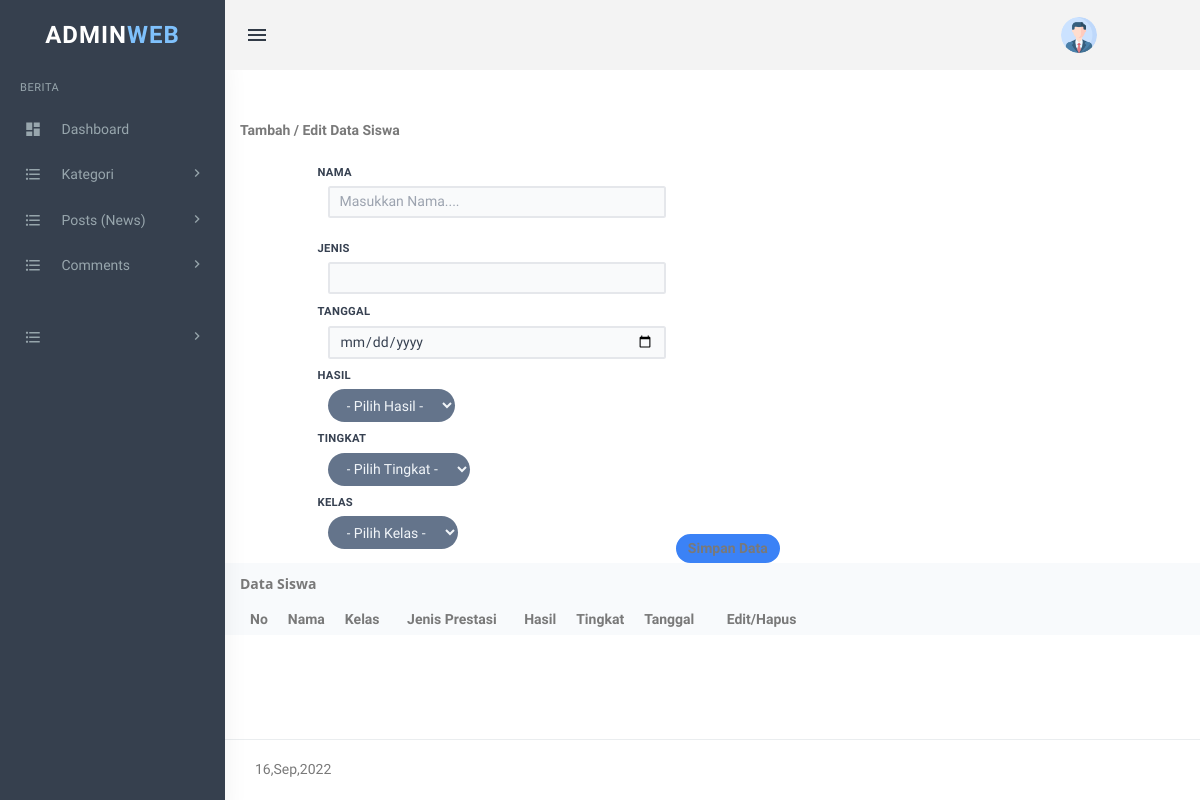
Before: /assets/admin/prestasi (signed in) with the older database file.
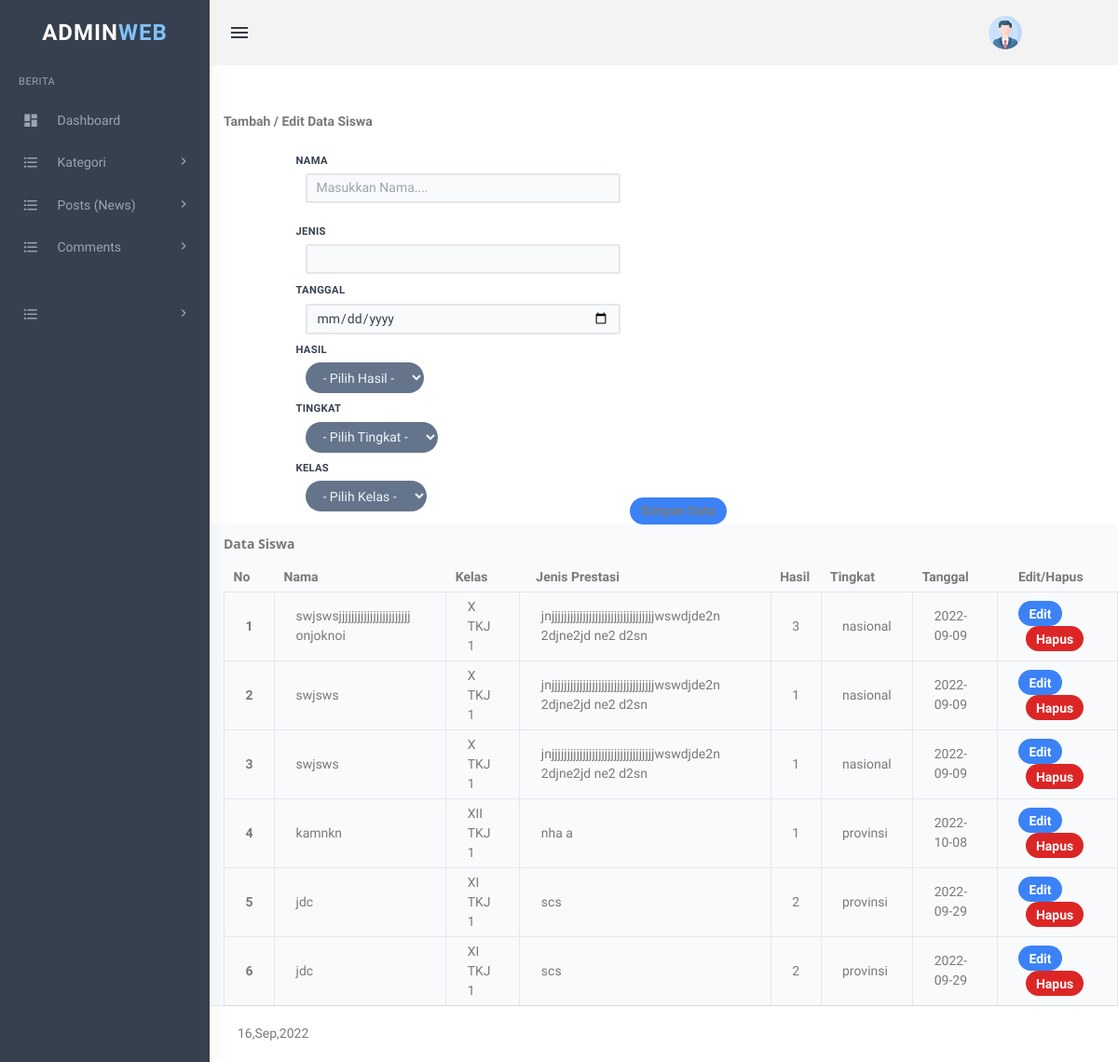
After: the same page with the newer database file.
### tables this page shows
CREATE TABLE `prestasi` (
  `id` int(30) NOT NULL,
  `nama` varchar(255) NOT NULL,
  `kelas` enum('X TKJ 1','X TKJ 2','XI TKJ 1','XI TKJ 2','XII TKJ 1','XII TKJ 2') NOT NULL,
  `tingkat` enum('nasional','provinsi','kabupaten') NOT NULL,
  `jenis` varchar(255) NOT NULL,
  `tgl` date NOT NULL,
  `hasil` enum('1','2','3') NOT NULL
);

### assets/admin/prestasi.php (the view, shortened to what this page needs)
<?php
$host       = "localhost";
$user       = "root";
$pass       = "";
$db         = "tkj";
$koneksi    = mysqli_connect($host, $user, $pass, $db);
$tgl        = "";
$jenis        = "";
$nama      = "";
?>
<!DOCTYPE html>
<html lang="en">
    <head>
        <link href="assets/css/bootstrap.min.css" rel="stylesheet" type="text/css" />
    <script src="https://cdn.tailwindcss.com"></script>
    <link href="assets/css/bootstrap.min.css" rel="stylesheet" type="text/css" />
        <link href="assets/css/core.css" rel="stylesheet" type="text/css" />
        <link href="assets/css/components.css" rel="stylesheet" type="text/css" />
        <link href="assets/css/icons.css" rel="stylesheet" type="text/css" />
        <link href="assets/css/menu.css" rel="stylesheet" type="text/css" />
    </head>
    <body class="fixed-left">
        <div id="wrapper">
           <?php include('includes/topheader.php');?>
             <?php include('includes/leftsidebar.php');?>
            <div class="">
        <div class="pl-96 mt-48 ">
            <div class="font-bold" id="te">
                Tambah / Edit Data Siswa
            </div>
            <div class="content-center ml-28">
                <form action="" method="POST">
                    <div class="w-full md:w-1/2 px-3 py-9">
                            <div class="">
                            <label for="nama" class="block uppercase tracking-wide text-gray-700 text-lg font-bold mb-2">Nama</label>
                            </div>
                            <div class="col-sm-10">
                            <input type="text" class="bg-gray-50 appearance-none border-2 border-gray-200 rounded w-full py-2 px-4 text-gray-700 leading-tight focus:outline-none focus:bg-white focus:border-red-500 hover:placeholder:text-slate-500"  id="nama" name="nama" placeholder="Masukkan Nama...." value="<?php echo $nama ?>">
                            </div>
                    </div>
                    <br>
                    <div class="w-full md:w-1/2 px-3 py-4">
                        <div>
                        <label for="jenis" class="block uppercase tracking-wide text-gray-700 text-lg font-bold mb-2">Jenis</label>
                        </div>
                        <div class="col-sm-10">
                            <input type="text" class="bg-gray-50 appearance-none border-2 border-gray-200 rounded w-full py-2 px-4 text-gray-700 leading-tight focus:outline-none focus:bg-white focus:border-red-500" id="jenis" name="jenis" value="<?php echo $jenis ?>">
                        </div>
                    </div>
                    <br>
                    <div class="w-full md:w-1/2 px-3 py-4">
                        <div>
                        <label for="tgl" class="block uppercase tracking-wide text-gray-700 text-lg font-bold mb-2">Tanggal</label>
                        </div>
                        <div class="col-sm-10">
                            <input type="date" class="bg-gray-50 appearance-none border-2 border-gray-200 rounded w-full py-2 px-4 text-gray-700 leading-tight focus:outline-none focus:bg-white focus:border-red-500" id="tgl" name="tgl" value="<?php echo $tgl ?>">
                        </div>
                    </div>
                    <br>
                    <div class="w-full md:w-1/2 px-3 py-4">
                        <label for="hasil" class="block uppercase tracking-wide text-gray-700 text-lg font-bold mb-2">Hasil</label>
                        <div class="col-sm-10">
                            <select class="bg-slate-500 text-slate-100 py-3 px-6 rounded-full" name="hasil" id="hasil">
                                <option class="bg-black" value="">- Pilih Hasil -</option>
                            </select>
                        </div>
                    </div>
                    <br>
                    <div class="w-full md:w-1/2 px-3 py-4">
                        <label for="tingkat" class="block uppercase tracking-wide text-gray-700 text-lg font-bold mb-2">Tingkat</label>
                        <div class="col-sm-10">
                            <select class="bg-slate-500 text-slate-100 py-3 px-6 rounded-full" name="tingkat" id="tingkat">
                                <option class="bg-black" value="">- Pilih Tingkat -</option>
                            </select>
                        </div>
                    </div>
                    <br>
                    <div class="w-full md:w-1/2 px-3 py-4">
                        <label for="kelas" class="block uppercase tracking-wide text-gray-700 text-lg font-bold mb-2">Kelas</label>
                        <div class="col-sm-10">
                            <select class="bg-slate-500 text-slate-100 py-3 px-6 rounded-full" name="kelas" id="kelas">
                                <option class="bg-black" value="">- Pilih Kelas -</option>
                            </select>
                        </div>
                    </div>
                    <div class="col-12">
                        <input type="submit" name="simpan" value="Simpan Data" class="btn btn-blue mt-3 bg-blue-500 hover:bg-white  font-bold py-1 px-4 left-5 rounded-full hover:text-blue-700 cursor-pointer hover:border-2 border-blue-500 border-2 hover:border-blue-600" />
                    </div>
                </form>
            </div>
        </div>
        <div class="my-auto pl-96 block bg-slate-50">
            <div class="card font-sans font-bold py-4">
                Data Siswa
            </div>
            <div class="card-body ">
                <table class="table-fixed">
                    <thead>
                        <tr >
                            <th class="px-4 py-2">No</th>
                            <th class="px-4 py-2">Nama</th>
                            <th class="px-4 py-2">Kelas</th>
                            <th class=" py-2 px-7">Jenis Prestasi</th>
                            <th class="px-4 py-2">Hasil</th>
                            <th class="px-4 py-2">Tingkat</th>
                            <th class="px-4 py-2">Tanggal</th>
                            <th class="px-9 py-2">Edit/Hapus</th>
                        </tr>
                    </thead>
                    <tbody>
                    <?php
                        $sql2   = "SELECT * from prestasi order by id desc";
                        $q2     = mysqli_query($koneksi, $sql2);
                        $urut   = 1;
                        while ($r2 = mysqli_fetch_array($q2)) {
                            $id         = $r2['id'];
                            $hasil        = $r2['hasil'];
                            $nama       = $r2['nama'];
                            $tingkat       = $r2['tingkat'];
                            $jenis       = $r2['jenis'];
                            $tgl       = $r2['tgl'];
                            $kelas   = $r2['kelas'];
                        ?>
                            <tr class="">
                                <th class="border px-9 py-2"><?php echo $urut++ ?></th>
                                <td class="border px-9 py-2"><?php echo $nama ?></td>
                                <td class="border px-9 py-2"><?php echo $kelas ?></td>
                                <td class="border px-9 py-2"><?php echo $jenis ?></td>
                                <td class="border px-9 py-2"><?php echo $hasil ?></td>
                                <td class="border px-9 py-2"><?php echo $tingkat ?></td>
                                <td class="border px-9 py-2"><?php echo $tgl ?></td>
                                <td class="border px-9 py-2">
                                    <a href="prestasi.php?op=edit&id=<?php echo $id ?>"><button type="button" class="btn btn-blue bg-blue-500 hover:bg-blue-900 text-white font-bold py-1 px-4 rounded-full">Edit</button></a>
                                    <a href="prestasi.php?op=delete&id=<?php echo $id?>" onclick="return confirm('Yakin mau delete data?')"><button type="button" class="btn btn-red ml-3  bg-red-600 focus:ring-2 hover:bg-red-900 text-white font-bold py-1 px-4 rounded-full">Hapus</button></a>
                                </td>
                            </tr>
                        <?php
                        }
                        ?>
                    </tbody>
                </table>
            </div>
        </div>
    </div>
           <?php include('includes/footer.php');?>
    </body>
</html>

### assets/admin/includes/topheader.php (shortened to what this page needs)
<div class="topbar">
    <div class="topbar-left">
        <a href="index" class="logo"><span>Admin<span>Web</span></span><i class="mdi mdi-layers"></i></a>
    </div>
    <div class="navbar navbar-default" role="navigation">
        <div class="container">
            <ul class="nav navbar-nav navbar-left">
                <li>
                    <button class="button-menu-mobile open-left waves-effect">
                        <i class="mdi mdi-menu"></i>
                    </button>
                </li>
            </ul>
            <ul class="nav navbar-nav navbar-right">
                <li class="dropdown user-box">
                    <a href="" class="dropdown-toggle waves-effect user-link" data-toggle="dropdown" aria-expanded="true">
                        <img src="assets/images/users/avatar-1.jpg" alt="user-img" class="img-circle user-img">
                    </a>
                </li>
            </ul>
        </div>
    </div>
</div>

### assets/admin/includes/leftsidebar.php (shortened to what this page needs)
          <div class="left side-menu">
              <div class="sidebar-inner slimscrollleft">
                  <div id="sidebar-menu">
                      <ul>
                      	<li class="menu-title">Berita</li>
                          <li class="has_sub">
                              <a href="dashboard" class="waves-effect"><i class="mdi mdi-view-dashboard"></i> <span> Dashboard </span> </a>
                          </li>
                          <li class="has_sub">
                              <a href="javascript:void(0);" class="waves-effect"><i class="mdi mdi-format-list-bulleted"></i> <span> Kategori </span> <span class="menu-arrow"></span></a>
                          </li>
<li class="has_sub">
                              <a href="javascript:void(0);" class="waves-effect"><i class="mdi mdi-format-list-bulleted"></i> <span> Posts (News) </span> <span class="menu-arrow"></span></a>
                          </li>
 <li class="has_sub">
                              <a href="javascript:void(0);" class="waves-effect"><i class="mdi mdi-format-list-bulleted"></i> <span> Comments </span> <span class="menu-arrow"></span></a>
                          </li>
                      </ul>
                      <ul>
                      <li class="menu-title"></li>
                      <li class="has_sub">
                              <a href="javascript:void(0);" class="waves-effect"><i class="mdi mdi-format-list-bulleted"></i> <span> </span> <span class="menu-arrow"></span></a>
                          </li>
                      </ul>
                  </div>
              </div>
          </div>

### assets/admin/includes/footer.php
<footer class="footer text-right">
   <?php echo date('H,M,Y');?>
</footer>

### assets/admin/assets/css/core.css (style rules this page uses)
body { font-family: 'Varela Round', sans-serif; margin: 0; padding-bottom: 60px; overflow-x: hidden; color: #797979; }
html { position: relative; min-height: 100%; }
* { outline: none !important; }
.container { width: auto; }
.footer { border-top: 1px solid rgba(152, 166, 173, 0.2); bottom: 0; text-align: left !important; padding: 19px 30px 20px; position: absolute; right: 0; left: 225px; }
#wrapper { height: 100%; overflow: hidden; width: 100%; }
.col-lg-1, .col-lg-10, .col-lg-11, .col-lg-12, .col-lg-2, .col-lg-3, .col-lg-4, .col-lg-5, .col-lg-6, .col-lg-7, .col-lg-8, .col-lg-9, .col-md-1, .col-md-10, .col-md-11, .col-md-12, .col-md-2, .col-md-3, .col-md-4, .col-md-5, .col-md-6, .col-md-7, .col-md-8, .col-md-9, .col-sm-1, .col-sm-10, .col-sm-11, .col-sm-12, .col-sm-2, .col-sm-3, .col-sm-4, .col-sm-5, .col-sm-6, .col-sm-7, .col-sm-8, .col-sm-9, .col-xs-1, .col-xs-10, .col-xs-11, .col-xs-12, .col-xs-2, .col-xs-3, .col-xs-4, .col-xs-5, .col-xs-6, .col-xs-7, .col-xs-8, .col-xs-9 { padding-left: 10px; padding-right: 10px; }
.text-white { color: #ffffff !important; }
.waves-effect { position: relative; cursor: pointer; display: inline-block; overflow: hidden; -webkit-user-select: none; -moz-user-select: none; -ms-user-select: none; user-select: none; -webkit-tap-highlight-color: transparent; vertical-align: middle; z-index: 1; will-change: opacity, transform; -webkit-transition: all 0.3s ease-out; -moz-transition: all 0.3s ease-out; -o-transition: all 0.3s ease-out; -ms-transition: all 0.3s ease-out; transition: all 0.3s ease-out; }

### assets/admin/assets/css/menu.css (style rules this page uses)
.topbar { left: 0; position: fixed; right: 0; top: 0; z-index: 999; }
.topbar .topbar-left { background: #36404e; float: left; text-align: center; height: 70px; position: relative; width: 225px; z-index: 1; }
.navbar-default { background-color: #f3f3f3; border-radius: 0; border: none; margin-bottom: 0; padding: 0 20px; }
.logo { color: #ffffff !important; font-size: 24px; text-transform: uppercase; font-family: 'Hind Madurai', sans-serif; font-weight: 600; letter-spacing: 1px; line-height: 70px; }
.logo span span { color: #7fc1fc; }
.user-box a.user-link { padding-top: 17px !important; padding-bottom: 17px !important; }
.user-box .user-img { position: relative; height: 36px; width: 36px; margin: 0px auto; }
.side-menu { width: 225px; padding-top: 10px; z-index: 10; background: #36404e; bottom: 50px; margin-top: 0; padding-bottom: 70px; position: fixed; top: 0; box-shadow: 0 0 24px 0 rgba(0, 0, 0, 0.06), 0 1px 0 0 rgba(0, 0, 0, 0.02); }
.side-menu.left { position: absolute; top: 60px; bottom: 0; }
body.fixed-left .side-menu.left { bottom: 50px; margin-bottom: -70px; margin-top: 0; padding-bottom: 70px; position: fixed; }
.button-menu-mobile { background: transparent; border: none; color: #313a46; padding: 0 20px; display: inline-block; }
.button-menu-mobile i { font-size: 24px; line-height: 70px; }
.sidebar-inner { height: 100%; }
#sidebar-menu, #sidebar-menu ul, #sidebar-menu li, #sidebar-menu a { border: 0; font-weight: normal; line-height: 1; list-style: none; margin: 0; padding: 0; position: relative; text-decoration: none; }
#sidebar-menu { padding-bottom: 30px; width: 100%; }
#sidebar-menu a { line-height: 1.3; }
#sidebar-menu ul li .menu-arrow { -webkit-transition: -webkit-transform 0.15s; -o-transition: -o-transform 0.15s; transition: transform .15s; position: absolute; right: 20px; display: inline-block; font-family: 'Material Design Icons'; text-rendering: auto; line-height: 18px; font-size: 16px; -webkit-font-smoothing: antialiased; -moz-osx-font-smoothing: grayscale; -webkit-transform: translate(0, 0); -ms-transform: translate(0, 0); -o-transform: translate(0, 0); transform: translate(0, 0); }
#sidebar-menu ul li .menu-arrow:before { content: "\F142"; }
#sidebar-menu > ul > li > a { color: #98a6ad; display: block; padding: 12px 20px; margin: 2px 0; }
#sidebar-menu > ul > li > a > span { vertical-align: middle; }
#sidebar-menu ul li a i { display: inline-block; font-size: 18px; line-height: 17px; margin-left: 3px; margin-right: 15px; text-align: center; vertical-align: middle; width: 20px; }
.menu-title { padding: 12px 20px !important; letter-spacing: .05em; pointer-events: none; cursor: default; font-size: 11px; text-transform: uppercase; color: #98a6ad; font-family: 'Hind Madurai', sans-serif; }

Changed rows visible on the page:
added prestasi: nama "swjswsjjjjjjjjjjjjjjjjjjjjjjj onjoknoi", kelas "X TKJ 1", jenis "jnjjjjjjjjjjjjjjjjjjjjjjjjjjjjjjjjjwswdjde2n 2djne2jd ne2 d2sn", hasil "3", tingkat "nasional", tgl "2022-09-09"
added prestasi: nama "swjsws", kelas "X TKJ 1", jenis "jnjjjjjjjjjjjjjjjjjjjjjjjjjjjjjjjjjwswdjde2n 2djne2jd ne2 d2sn", hasil "1", tingkat "nasional", tgl "2022-09-09"
added prestasi: nama "swjsws", kelas "X TKJ 1", jenis "jnjjjjjjjjjjjjjjjjjjjjjjjjjjjjjjjjjwswdjde2n 2djne2jd ne2 d2sn", hasil "1", tingkat "nasional", tgl "2022-09-09"
added prestasi: nama "kamnkn", kelas "XII TKJ 1", jenis "nha a", hasil "1", tingkat "provinsi", tgl "2022-10-08"
added prestasi: nama "jdc", kelas "XI TKJ 1", jenis "scs", hasil "2", tingkat "provinsi", tgl "2022-09-29"
added prestasi: nama "jdc", kelas "XI TKJ 1", jenis "scs", hasil "2", tingkat "provinsi", tgl "2022-09-29"
